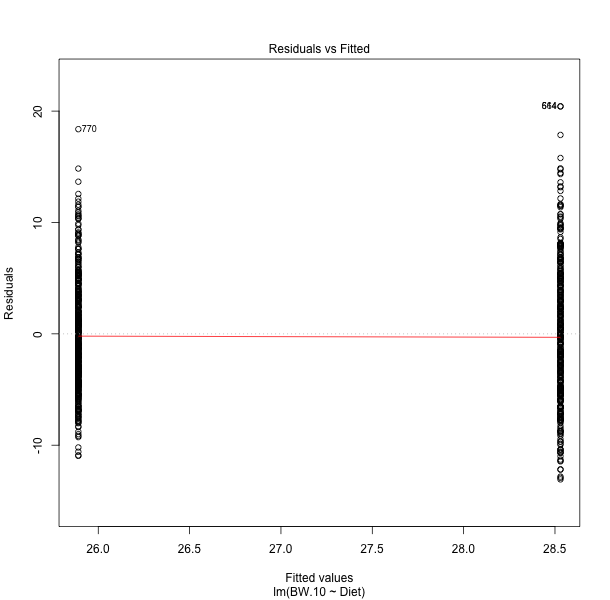

R code for this plot:
# Plot of residuals vs. fitted values.

pheno <- read.csv(file = "../data/bodyWeights.csv", 
                  stringsAsFactors = FALSE)
model <- lm(BW.10 ~ Diet, data = pheno)
png(filename = "resid-vs-fitted.png", 
    width = 610, height = 600)
plot(model, which = 1)
dev.off()